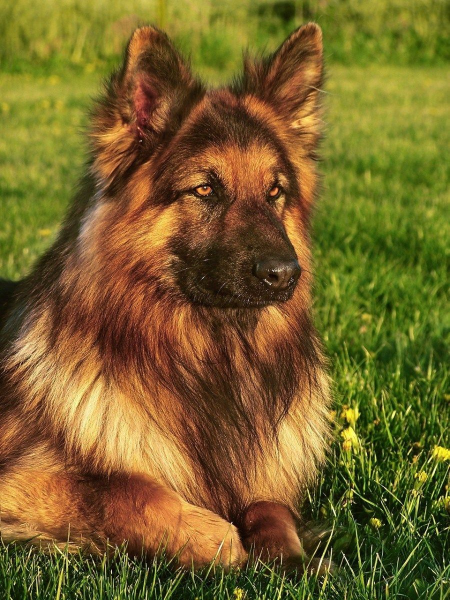
#> input picture difference1.jpg, 899 x 1200 px (shown at 1/2 size)
$ python differenceimage.py
#> lines starting #> are read from the running program, lines starting #| are printed output that depends on the picture
import cv2
from matplotlib import pyplot as plt

# Load images
img1 = cv2.imread('difference1.jpg')
#> img1 is the input picture: shape (1200, 899, 3); mean B, G, R 41.8, 99.1, 118.9
img2 = cv2.imread('difference2.png')
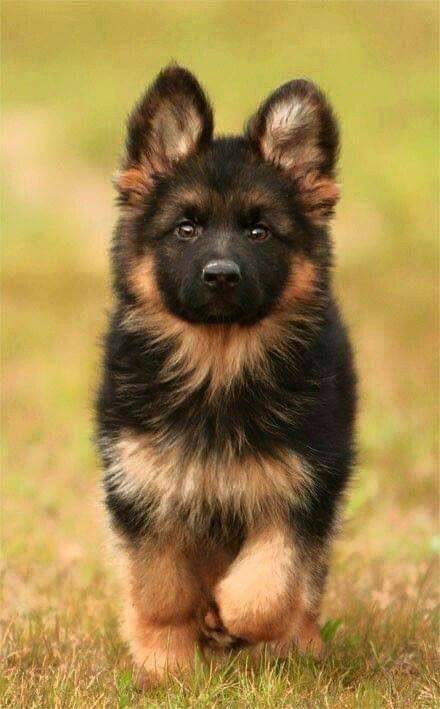
#> input picture difference2.png, 440 x 709 px
#> img2 is the input picture: shape (709, 440, 3); mean B, G, R 73.7, 132.9, 161.4

# Resize gambar untuk memiliki ukuran yang sama
img1 = cv2.resize(img1, (640, 480))
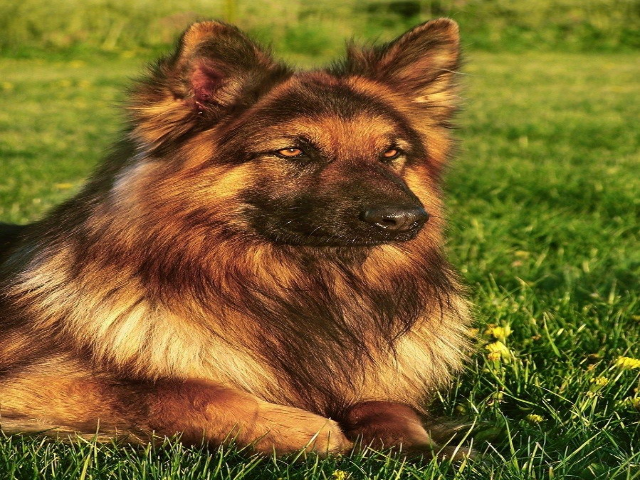
#> img1: shape (480, 640, 3); mean B, G, R 41.7, 99, 118.8
img2 = cv2.resize(img2, (640, 480))
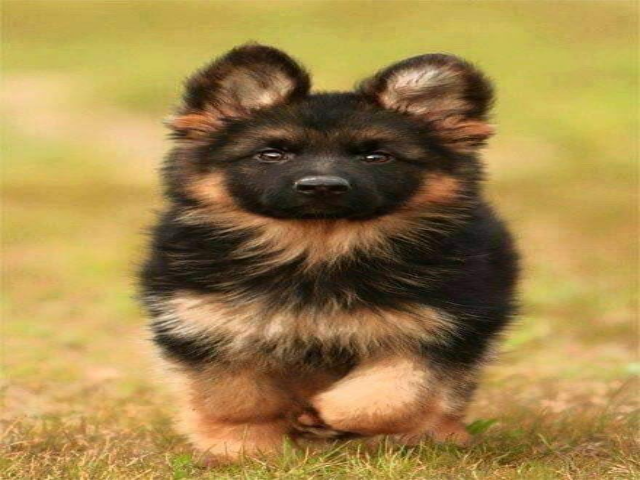
#> img2: shape (480, 640, 3); mean B, G, R 73.6, 132.7, 161.3

# Convert ke grayscale jika kedua gambar memiliki 3 channel
if img1.shape[2] == 3 and img2.shape[2] == 3:
    img1 = cv2.cvtColor(img1, cv2.COLOR_BGR2GRAY)
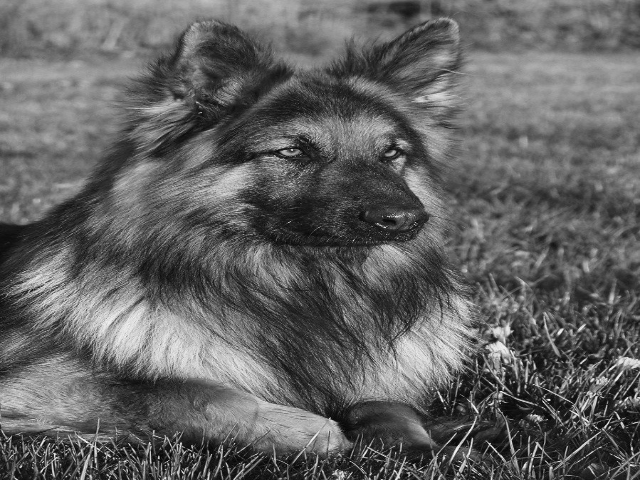
#> img1: shape (480, 640); min 2, max 247, mean 98.4
    img2 = cv2.cvtColor(img2, cv2.COLOR_BGR2GRAY)
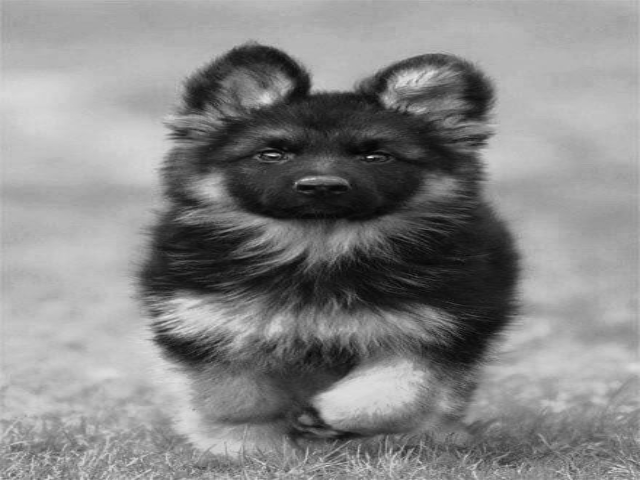
#> img2: shape (480, 640); min 3, max 230, mean 134.5

# Compute difference image
diff = cv2.absdiff(img1, img2)
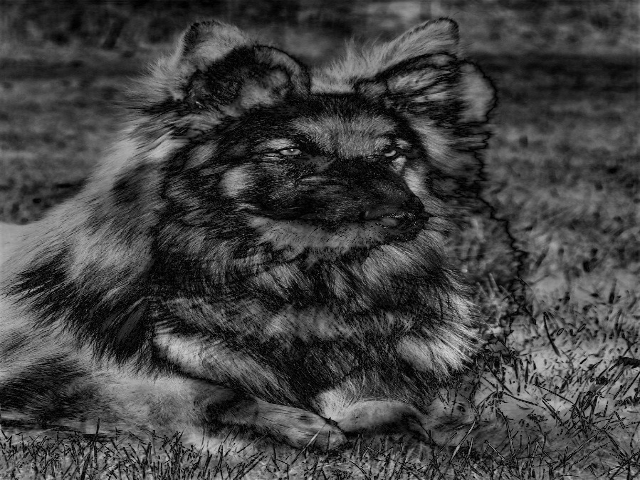
#> diff: shape (480, 640); min 0, max 215, mean 65.7

# Display input images and difference image
cv2.imshow('Difference Image', diff)

# Display histogram of difference image
hist = cv2.calcHist([diff], [0], None, [256], [0, 256])
#> hist = 256 values, max 2826 at index 64, min 0 at index 214, mean 1200
plt.plot(hist)
plt.xlim([0, 256])
plt.title('Histogram of Difference Image')
plt.show()
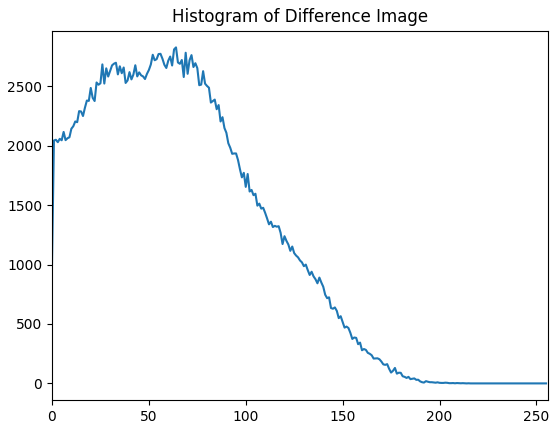
#> figure drawn by matplotlib, 1 panel; curve peaks at x = 64, y = 2826

# Save output image
cv2.imwrite('diff.jpeg', diff)

# Wait for key press and then close all windows
cv2.waitKey(0)
cv2.destroyAllWindows()
